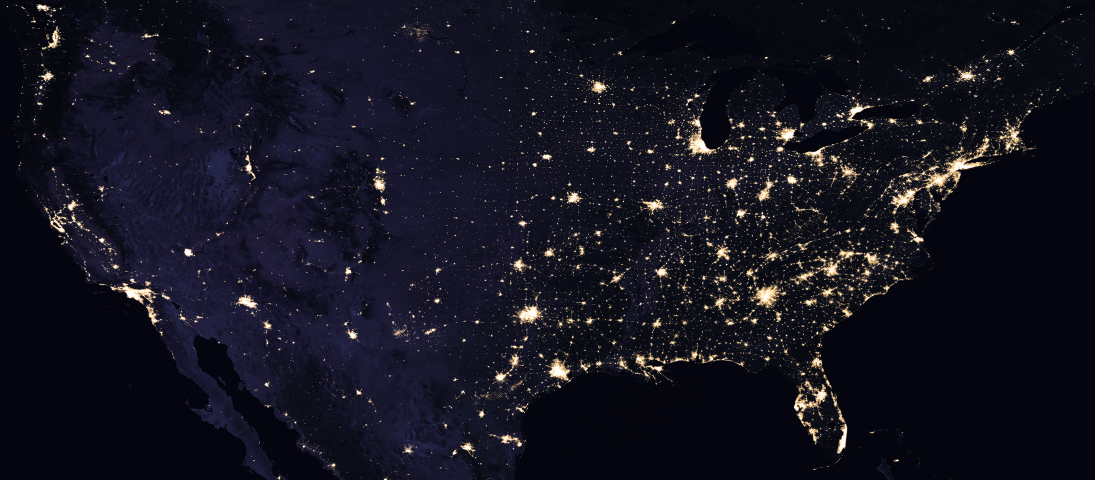
#> input picture data/crop_nightlight_-125.2_-66.8_24.0_49.6.png, 2190 x 960 px, found by its file name (shown at 1/2 size)
$ python node_nightlight_plot.py
#> lines starting #> are read from the running program, lines starting #| are printed output that depends on the picture
"""该代码用于画出横坐标为单位区域节点数，纵坐标为对应区域在nightlight图像上的亮度的散点图，用于观察二者之间的关系"""

import numpy as np
import cv2
import matplotlib.pyplot as plt
from openpyxl import load_workbook


image = cv2.imread('crop_nightlight_-125.2_-66.8_24.0_49.6.png')
#> image is the input picture: shape (960, 2190, 3); mean B, G, R 31.4, 19.6, 20
HSV = cv2.cvtColor(image, cv2.COLOR_BGR2HSV)  # RGB 转为 HSV
#> HSV: shape (960, 2190, 3); mean H, S, V 113, 146.2, 33.6
H, S, V = cv2.split(HSV)
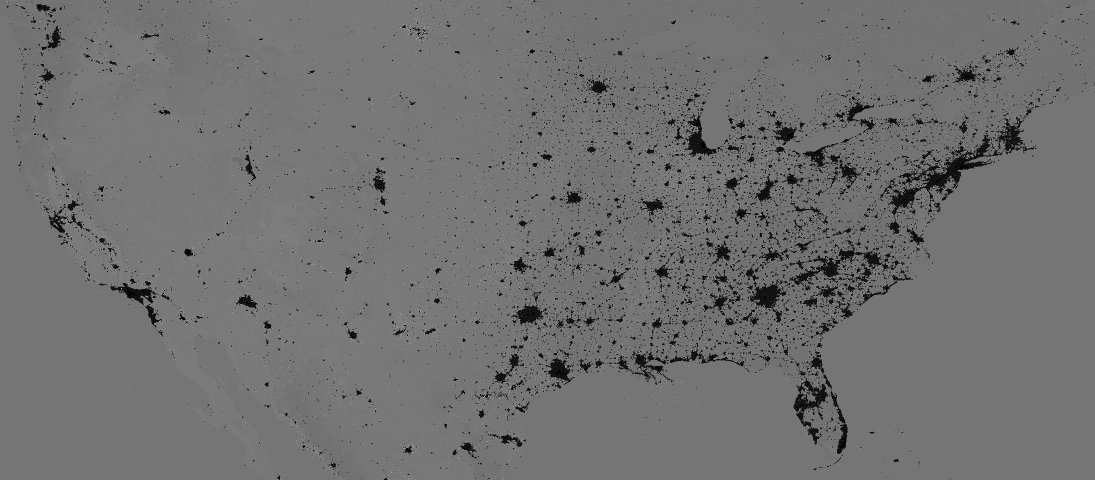
#> H: shape (960, 2190) (shown at 1/2 size); min 0, max 179, mean 113
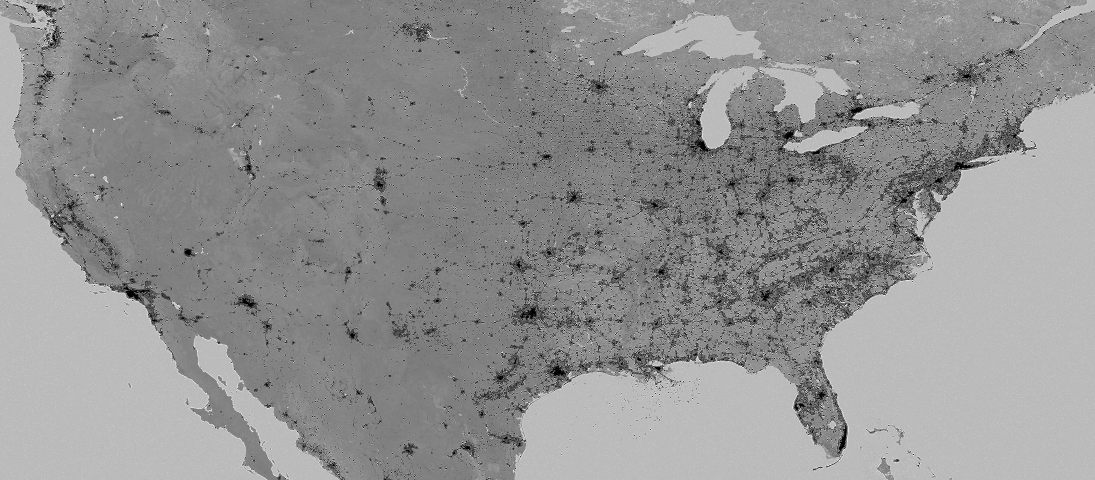
#> S: shape (960, 2190) (shown at 1/2 size); min 0, max 255, mean 146.2
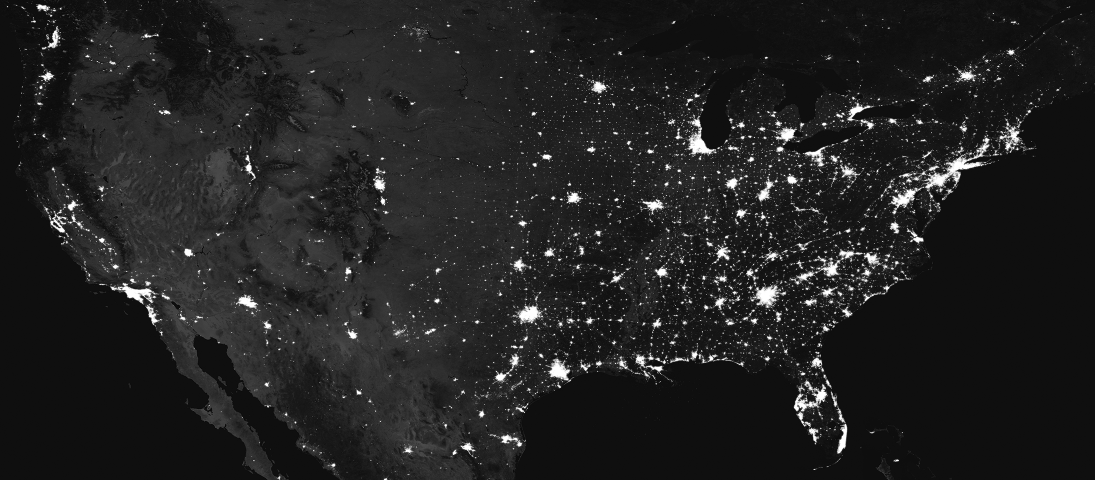
#> V: shape (960, 2190) (shown at 1/2 size); min 0, max 255, mean 33.6

#> (the run stopped early here; a loop or call above may not have finished)
